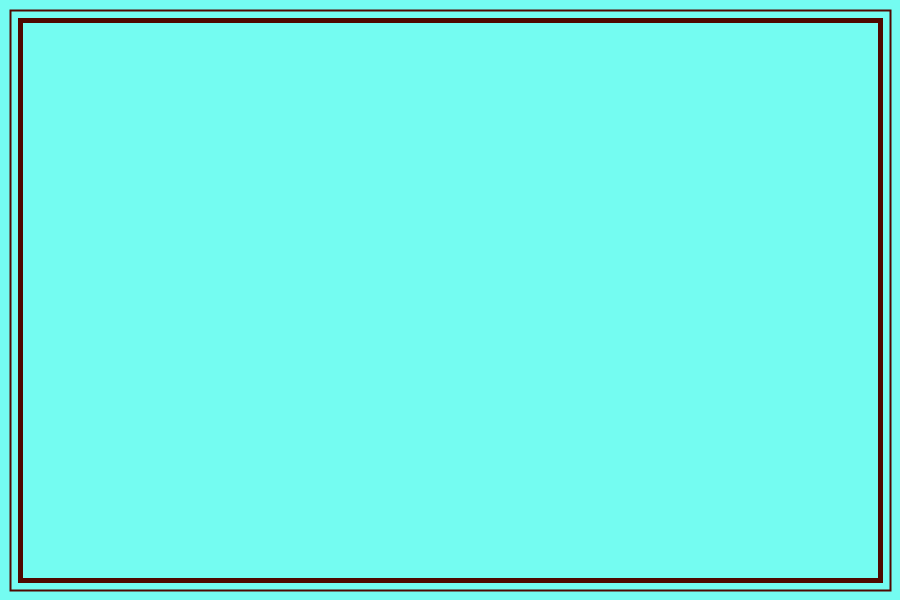
Frame 1 (no input)
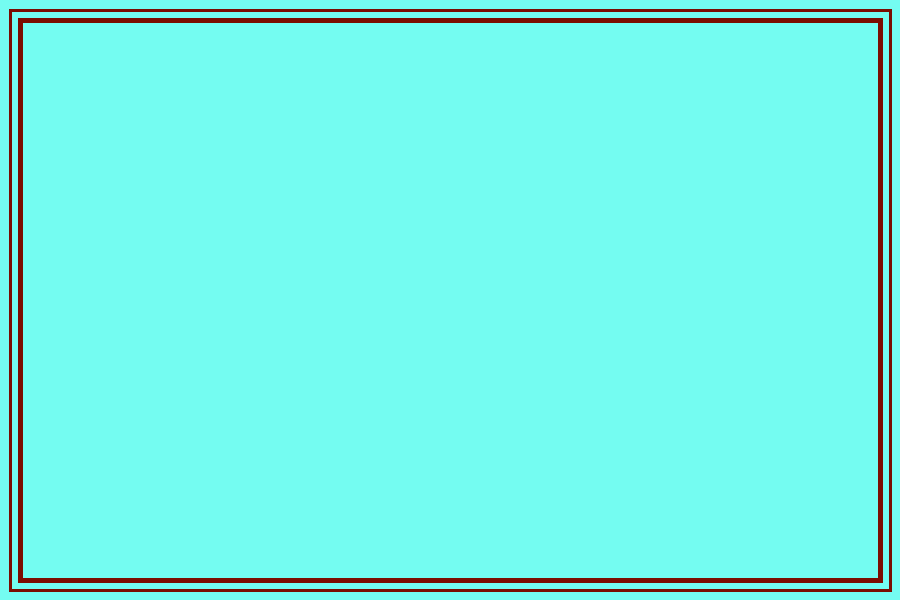
Frame 60 (the mouse pressed at the canvas centre just before this capture)
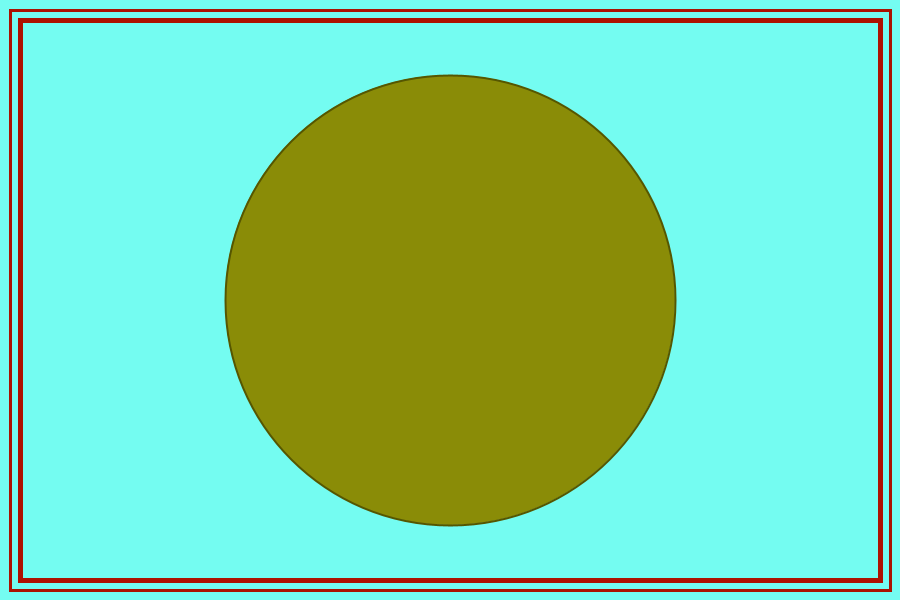
Frame 120 (the mouse held since frame 60 and released just before this capture)

The Processing sketch that drew these frames (run headless with seeded random() and noise(); from frame 60 on, the mouse is pressed at the canvas centre):

// Processing sketch: processing_72880
// ── processing_72880.pde

//Gordon Gleason
//homework #3

int h;
int border;


void setup(){
  size(900,600);
  smooth();
  colorMode(HSB,360,100,100,100);
  background(175,54,99);
  h=0;
  border=30;
  
}

void draw(){
  h++;
  border++;
   strokeWeight(5);
  noFill();
  stroke(6,99,border);
  if (border>70){
    border=30;
  }
  quad(20,20,20,580,880,580,880,20);
  strokeWeight(2);
  quad(10,10,10,590,890,590,890,10);
  stroke(h,99,34);
  fill(h,95,55);
  if (mousePressed){
    ellipse(mouseX,mouseY,abs(pmouseX-mouseX),abs(pmouseX-mouseX));
  }
  if (h>360){
    h=0;
  }
}
